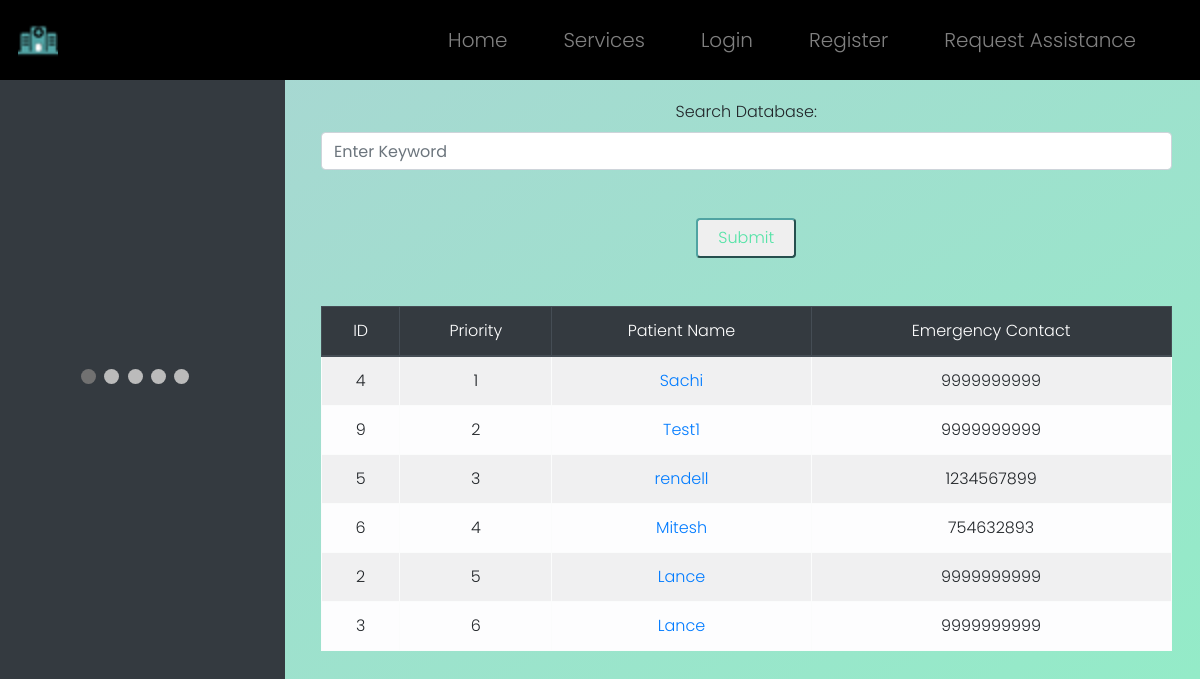
The app's page /requests with its own data.
### WebApp/models.py (models this page shows)
class Req(models.Model):
    req_id = models.AutoField(primary_key=True)
    name = models.CharField(max_length=64)
    age = models.IntegerField()
    gender = models.CharField(max_length=64)
    address = models.TextField()
    phone = models.CharField(max_length=64)
    email = models.CharField(max_length=64)
    symptoms = models.TextField()
    emg_phone = models.CharField(max_length=64)

### WebApp/views.py (the view)
# urls.py: path("requests", views.reqs, name="reqs"),
def reqs(request):
    if request.method == "POST":
        fil=Req.objects.all()
        sp=request.POST["sp"]
        if sp!="":
            fil=fil.filter(name=sp)
            return render(request, "WebApp/allreqs.html", {"requests": fil})
        else:
            return render(request, "WebApp/allreqs.html", {"requests": None})
    else:
        reqs=Req.objects.all().order_by('-age')
        if reqs:
            return render(request, "WebApp/allreqs.html", {"requests": reqs})
        else:
            return render(request, "WebApp/allreqs.html", {"requests": None})

### WebApp/templates/WebApp/allreqs.html (shortened to what this page needs)
{% extends "WebApp/layout.html" %}
{% load static %}
{% block body %}
<div class="row">
	<div class="col-3 abtimg">
		<div class="slideshow-container">
            </div>
            <br>
            <div style="text-align:center">
              <span class="dot"></span>
              <span class="dot"></span>
              <span class="dot"></span>
              <span class="dot"></span>
              <span class="dot"></span>
            </div>
	</div>
	<div class="col-9 dash">
		<center>
            <form action="{% url 'reqs' %}" method="post">
                <div class=row>
                    <div class=col>
                        <label>Search Database:</label>
                        <input class="form-control intinp inp" type="text" placeholder="Enter Keyword" name="sp"/>
                    </div>
                </div>
                <br><br>
                <center><button type="submit" id="log-button">Submit</button></center>
                <br><br>
            </form>
			{% if requests == None %}
				<h2 style="font-weight: 900;">No Requests Found...</h2>
			{% else %}
			<table class="table table-striped table-light table-bordered" style="text-align: center;">
				<thead class="thead-dark">
					<tr>
                        <th scope="col" id="rank" class=head>ID</th>
                        <th scope="col" class=head>Priority</th>
						<th scope="col" class=head>Patient Name</th>
						<th scope="col" class=head>Emergency Contact</th>
					</tr>
				</thead>
				<tbody>
					{% for request in requests %}
						<tr>
                            <th scope="row">{{ request.req_id }}</th>
                            <td>{{ forloop.counter }}</td>
							<td><a href="{% url 'indirequest' id=request.req_id %}">{{ request.name }}</a></td>
							<td>{{ request.emg_phone }}</td>
						</tr>
					{% endfor %}
				</tbody>
			</table>
			{% endif %}
		</center>
	</div>
</div>
{% endblock %}

### WebApp/static/WebApp/style.css (style rules this page uses)
* { box-sizing: border-box; margin: 0; padding: 0; font-weight: 300; }
body { font-family: poppins; }
#log-button { height: 40px; width: 100px; border-radius: 4px; border-color: #50a3a2; color: #53e3a6; }
.abtimg { margin-top: -150px; background-color: #343a40; height: 150vh; position: fixed; overflow: hidden; }
.dash { margin-top: 100px; margin-left: 25vw; padding-right: 3vw; padding-left: 3vw; overflow-x: hidden; overflow-y: auto }
.slideshow-container { max-width: 1000px; position: relative; margin: auto; }
.dot { height: 15px; width: 15px; margin: 0 2px; background-color: #bbb; border-radius: 50%; display: inline-block; transition: background-color 0.6s ease; }
.active { background-color: #717171; }

### records on screen
Req: req_id "4", name "Sachi", emg_phone "9999999999"
Req: req_id "9", name "Test1", emg_phone "9999999999"
Req: req_id "5", name "rendell", emg_phone "1234567899"
Req: req_id "6", name "Mitesh", emg_phone "754632893"
Req: req_id "2", name "Lance", emg_phone "9999999999"
Req: req_id "3", name "Lance", emg_phone "9999999999"
